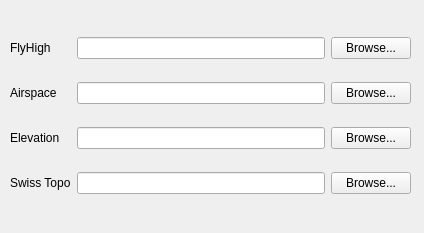
<?xml version="1.0" encoding="UTF-8"?>
<ui version="4.0">
 <class>FoldersWidget</class>
 <widget class="QWidget" name="FoldersWidget">
  <property name="geometry">
   <rect>
    <x>0</x>
    <y>0</y>
    <width>424</width>
    <height>233</height>
   </rect>
  </property>
  <property name="windowTitle">
   <string>Form</string>
  </property>
  <widget class="QWidget" name="gridLayoutWidget">
   <property name="geometry">
    <rect>
     <x>10</x>
     <y>20</y>
     <width>401</width>
     <height>191</height>
    </rect>
   </property>
   <layout class="QGridLayout" name="gridLayout">
    <item row="2" column="0">
     <widget class="QLabel" name="label_elevation">
      <property name="text">
       <string>Elevation</string>
      </property>
     </widget>
    </item>
    <item row="2" column="1">
     <widget class="QLineEdit" name="lineEdit_elevation">
      <property name="readOnly">
       <bool>true</bool>
      </property>
     </widget>
    </item>
    <item row="2" column="2">
     <widget class="QPushButton" name="pushButton_elevation">
      <property name="text">
       <string>Browse...</string>
      </property>
     </widget>
    </item>
    <item row="3" column="0">
     <widget class="QLabel" name="label_swisstopo">
      <property name="text">
       <string>Swiss Topo</string>
      </property>
     </widget>
    </item>
    <item row="0" column="0">
     <widget class="QLabel" name="label_flyhigh">
      <property name="text">
       <string>FlyHigh</string>
      </property>
     </widget>
    </item>
    <item row="0" column="1">
     <widget class="QLineEdit" name="lineEdit_flyhigh">
      <property name="readOnly">
       <bool>true</bool>
      </property>
     </widget>
    </item>
    <item row="3" column="1">
     <widget class="QLineEdit" name="lineEdit_swisstopo">
      <property name="readOnly">
       <bool>true</bool>
      </property>
     </widget>
    </item>
    <item row="0" column="2">
     <widget class="QPushButton" name="pushButton_flyhigh">
      <property name="text">
       <string>Browse...</string>
      </property>
     </widget>
    </item>
    <item row="3" column="2">
     <widget class="QPushButton" name="pushButton_swisstopo">
      <property name="text">
       <string>Browse...</string>
      </property>
     </widget>
    </item>
    <item row="1" column="1">
     <widget class="QLineEdit" name="lineEdit_airspace">
      <property name="readOnly">
       <bool>true</bool>
      </property>
     </widget>
    </item>
    <item row="1" column="0">
     <widget class="QLabel" name="label_airspace">
      <property name="text">
       <string>Airspace</string>
      </property>
     </widget>
    </item>
    <item row="1" column="2">
     <widget class="QPushButton" name="pushButton_airspace">
      <property name="text">
       <string>Browse...</string>
      </property>
     </widget>
    </item>
   </layout>
  </widget>
 </widget>
 <resources/>
 <connections>
  <connection>
   <sender>pushButton_flyhigh</sender>
   <signal>clicked()</signal>
   <receiver>FoldersWidget</receiver>
   <slot>selectDirFlyHigh()</slot>
   <hints>
    <hint type="sourcelabel">
     <x>326</x>
     <y>61</y>
    </hint>
    <hint type="destinationlabel">
     <x>208</x>
     <y>44</y>
    </hint>
   </hints>
  </connection>
  <connection>
   <sender>pushButton_elevation</sender>
   <signal>clicked()</signal>
   <receiver>FoldersWidget</receiver>
   <slot>selectDirElevation()</slot>
   <hints>
    <hint type="sourcelabel">
     <x>409</x>
     <y>143</y>
    </hint>
    <hint type="destinationlabel">
     <x>215</x>
     <y>139</y>
    </hint>
   </hints>
  </connection>
  <connection>
   <sender>pushButton_swisstopo</sender>
   <signal>clicked()</signal>
   <receiver>FoldersWidget</receiver>
   <slot>selectDirSwissTopo()</slot>
   <hints>
    <hint type="sourcelabel">
     <x>409</x>
     <y>190</y>
    </hint>
    <hint type="destinationlabel">
     <x>222</x>
     <y>186</y>
    </hint>
   </hints>
  </connection>
  <connection>
   <sender>pushButton_airspace</sender>
   <signal>clicked()</signal>
   <receiver>FoldersWidget</receiver>
   <slot>selectDirAirspace()</slot>
   <hints>
    <hint type="sourcelabel">
     <x>367</x>
     <y>90</y>
    </hint>
    <hint type="destinationlabel">
     <x>215</x>
     <y>91</y>
    </hint>
   </hints>
  </connection>
 </connections>
 <slots>
  <slot>selectDirSwissTopo()</slot>
  <slot>selectDirFlyHigh()</slot>
  <slot>selectDirElevation()</slot>
  <slot>selectDirAirspace()</slot>
 </slots>
</ui>
